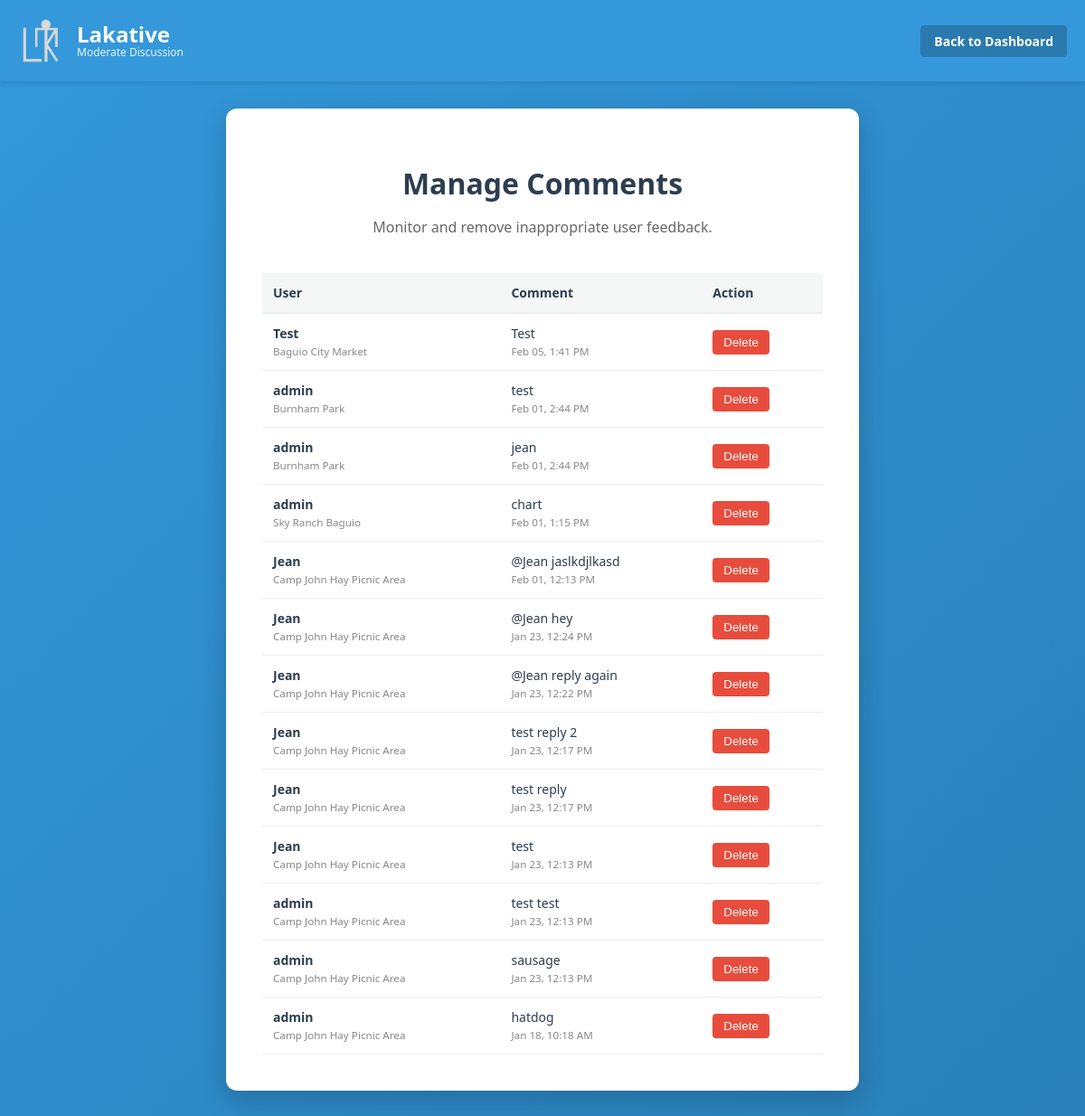
Page /manage_comments.php (signed in) on the earlier database version.
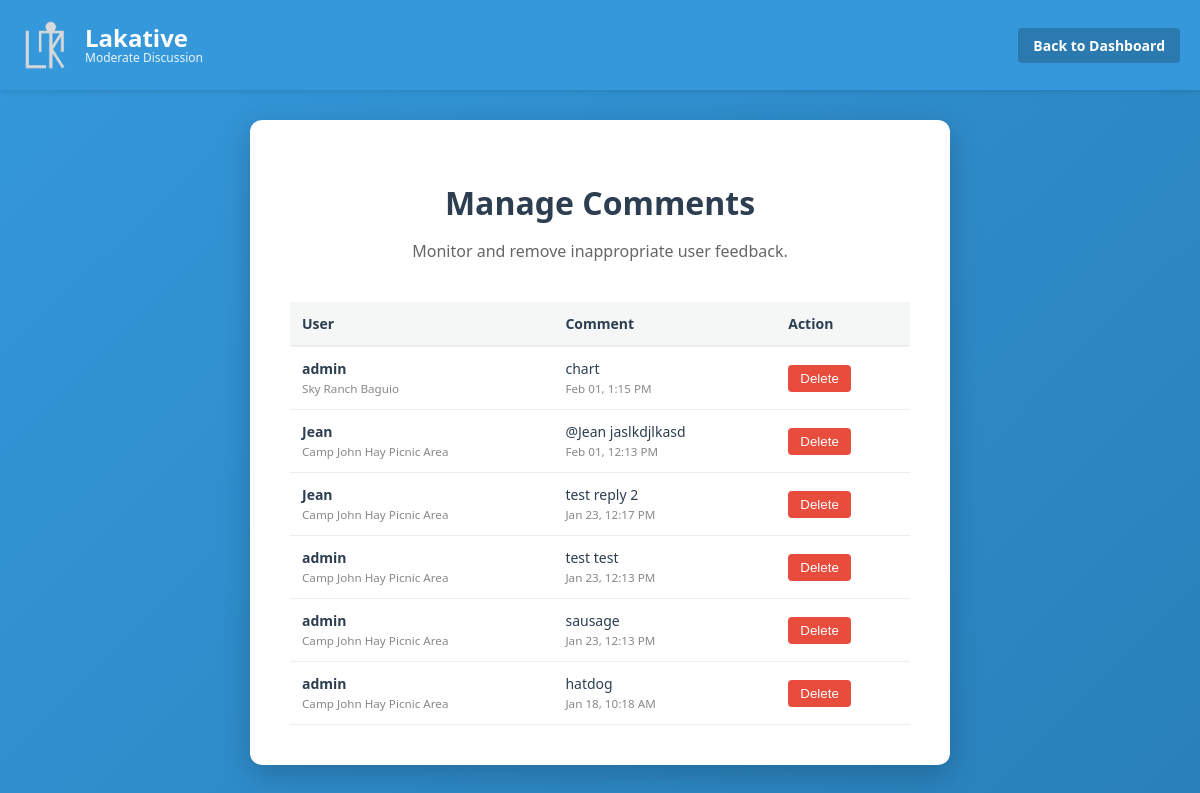
Same page on the later database version.
### tables this page shows
CREATE TABLE `comments` (
  `id` int(11) NOT NULL,
  `user_id` int(11) NOT NULL,
  `location_id` int(11) NOT NULL,
  `comment_text` text NOT NULL,
  `created_at` timestamp NOT NULL DEFAULT current_timestamp(),
  `parent_id` int(11) DEFAULT NULL
);

CREATE TABLE `users` (
  `id` int(11) NOT NULL,
  `username` varchar(50) NOT NULL,
  `password_hash` varchar(255) NOT NULL,
  `role` enum('user','admin') DEFAULT 'user',
  `created_at` timestamp NOT NULL DEFAULT current_timestamp()
);

CREATE TABLE `locations` (
  `id` int(11) NOT NULL,
  `name` varchar(255) NOT NULL,
  `lat` decimal(10,8) NOT NULL,
  `lng` decimal(11,8) NOT NULL,
  `venue_address` text NOT NULL,
  `description` text NOT NULL,
  `image_url` varchar(255) DEFAULT NULL,
  `open_time` int(11) DEFAULT 8,
  `close_time` int(11) DEFAULT 18
);

### manage_comments.php (the view, shortened to what this page needs)
<?php
include 'db_connect.php';
$sql = "SELECT c.id, c.comment_text, c.created_at, u.username, l.name as place_name
        FROM comments c
        JOIN users u ON c.user_id = u.id
        JOIN locations l ON c.location_id = l.id
        ORDER BY c.created_at DESC";
$stmt = $conn->prepare($sql);
$stmt->execute();
$comments = $stmt->fetchAll(PDO::FETCH_ASSOC);
?>
<!DOCTYPE html>
<html lang="en">
<head>
    <link rel="stylesheet" href="stylesheets.css?v=<?php echo time(); ?>">
</head>
<body class="admin-page-body">
    <header class="header-bar">
        <div class="header-elements">
            <div class="left-menu">
                <div class="logo">
                    <img src="images/LakativeLogo-real.png" alt="Logo">
                </div>
                <div class="header-text">
                    <p id="Wise">Lakative</p>
                    <p id="Tagline">Moderate Discussion</p>
                </div>
            </div>
            <div class="right-menu">
                <a href="admin_dashboard.php" class="login-btn">Back to Dashboard</a>
            </div>
        </div>
    </header>
    <div class="admin-container">
        <div class="admin-form-wrapper">
            <div class="welcome-section">
                <h1>Manage Comments</h1>
                <p>Monitor and remove inappropriate user feedback.</p>
            </div>
            <div class="table-scroll-wrapper">
                <table class="admin-table">
                    <thead>
                        <tr>
                            <th>User</th>
                            <th>Comment</th>
                            <th>Action</th>
                        </tr>
                    </thead>
                    <tbody>
                        <?php foreach ($comments as $c): ?>
                        <tr>
                            <td>
                                <strong><?php echo htmlspecialchars($c['username']); ?></strong><br>
                                <small style="color: var(--text-light);"><?php echo htmlspecialchars($c['place_name']); ?></small>
                            </td>
                            <td>
                                <p style="margin: 0; font-size: 14px;"><?php echo htmlspecialchars($c['comment_text']); ?></p>
                                <small style="color: var(--text-light);"><?php echo date('M d, g:i A', strtotime($c['created_at'])); ?></small>
                            </td>
                            <td>
                                <button onclick="confirmDelete(<?php echo $c['id']; ?>)" class="btn-delete">Delete</button>
                            </td>
                        </tr>
                        <?php endforeach; ?>
                    </tbody>
                </table>
            </div>
        </div>
    </div>
    </body>
</html>

### stylesheets.css (style rules this page uses)
:root { --bg-body: #f4f7f6; --bg-card: #ffffff; --bg-sidebar: #ffffff; --text-main: #2c3e50; --text-sub: #666666; --text-light: #888888; --border-color: #eeeeee; --primary-color: #3498db; --primary-hover: #2980b9; --header-bg: #3498db; --header-text: #ffffff; --danger-color: #e74c3c; --danger-hover: #c0392b; --success-color: #2ecc71; --warning-color: #e67e22; --shadow-light: 0 2px 5px rgba(0,0,0,0.1); --shadow-heavy: 0 10px 30px rgba(0,0,0,0.2); --modal-overlay: rgba(0, 0, 0, 0.6); --input-bg: #ffffff; --input-border: #ddd; --admin-gradient: linear-gradient(135deg, #3498db 0%, #2980b9 100%); }
* { box-sizing: border-box; }
body { margin: 0; padding: 0; height: 100vh; width: 100vw; overflow: hidden; font-family: 'Segoe UI', Tahoma, Geneva, Verdana, sans-serif; background-color: var(--bg-body); color: var(--text-main); transition: background-color 0.3s, color 0.3s; }
.header-bar { position: fixed; top: 0; left: 0; width: 100%; height: 90px; background-color: var(--header-bg); z-index: 2000; box-shadow: var(--shadow-light); display: flex; justify-content: space-between; align-items: center; padding: 0 20px; }
.header-elements { display: flex; justify-content: space-between; align-items: center; width: 100%; height: 100%; }
.left-menu { display: flex; align-items: center; gap: 15px; }
.logo img { height: 50px; width: auto; display: block; }
.header-text p { margin: 0; line-height: 1; color: var(--header-text); }
.header-text #Wise { font-size: 24px; font-weight: bold; margin-bottom: 2px; }
.header-text #Tagline { font-size: 12px; opacity: 0.9; }
.right-menu { display: flex; align-items: center; gap: 10px; }
.admin-link, .login-btn, .logout-btn { text-decoration: none; padding: 8px 15px; border-radius: 4px; font-size: 14px; font-weight: 600; color: white; display: flex; align-items: center; gap: 5px; }
.login-btn { background-color: rgba(0, 0, 0, 0.2); }
body.admin-page-body { overflow-y: auto !important; height: auto !important; background: var(--admin-gradient) !important; background-attachment: fixed !important; }
.admin-container { padding-top: 120px; padding-bottom: 50px; min-height: 100vh; padding-left: 20px; padding-right: 20px; }
.admin-form-wrapper { background: var(--bg-card); max-width: 700px; margin: 0 auto; padding: 40px; border-radius: 12px; box-shadow: var(--shadow-heavy); }
.admin-table { width: 100%; border-collapse: collapse; font-size: 14px; }
.admin-table th { background-color: var(--bg-body); color: var(--text-main); text-align: left; padding: 12px; border-bottom: 2px solid var(--border-color); }
.admin-table td { padding: 12px; border-bottom: 1px solid var(--border-color); color: var(--text-main); }
.btn-delete { background-color: var(--danger-color); color: white; border: none; padding: 6px 12px; border-radius: 4px; cursor: pointer; }
.welcome-section { text-align: center; margin-bottom: 40px; }
.welcome-section h1 { font-size: 32px; margin-bottom: 10px; color: var(--text-main); }
.welcome-section p { color: var(--text-sub); font-size: 16px; }

Differences in the rows shown:
removed comments: user.username "Test", location.name "Baguio City Market", comment_text "Test", created_at "Feb 05, 1:41 PM"
removed comments: user.username "admin", location.name "Burnham Park", comment_text "test", created_at "Feb 01, 2:44 PM"
removed comments: user.username "admin", location.name "Burnham Park", comment_text "jean", created_at "Feb 01, 2:44 PM"
removed comments: user.username "Jean", location.name "Camp John Hay Picnic Area", comment_text "@Jean hey", created_at "Jan 23, 12:24 PM"
removed comments: user.username "Jean", location.name "Camp John Hay Picnic Area", comment_text "@Jean reply again", created_at "Jan 23, 12:22 PM"
removed comments: user.username "Jean", location.name "Camp John Hay Picnic Area", comment_text "test reply", created_at "Jan 23, 12:17 PM"
removed comments: user.username "Jean", location.name "Camp John Hay Picnic Area", comment_text "test", created_at "Jan 23, 12:13 PM"
